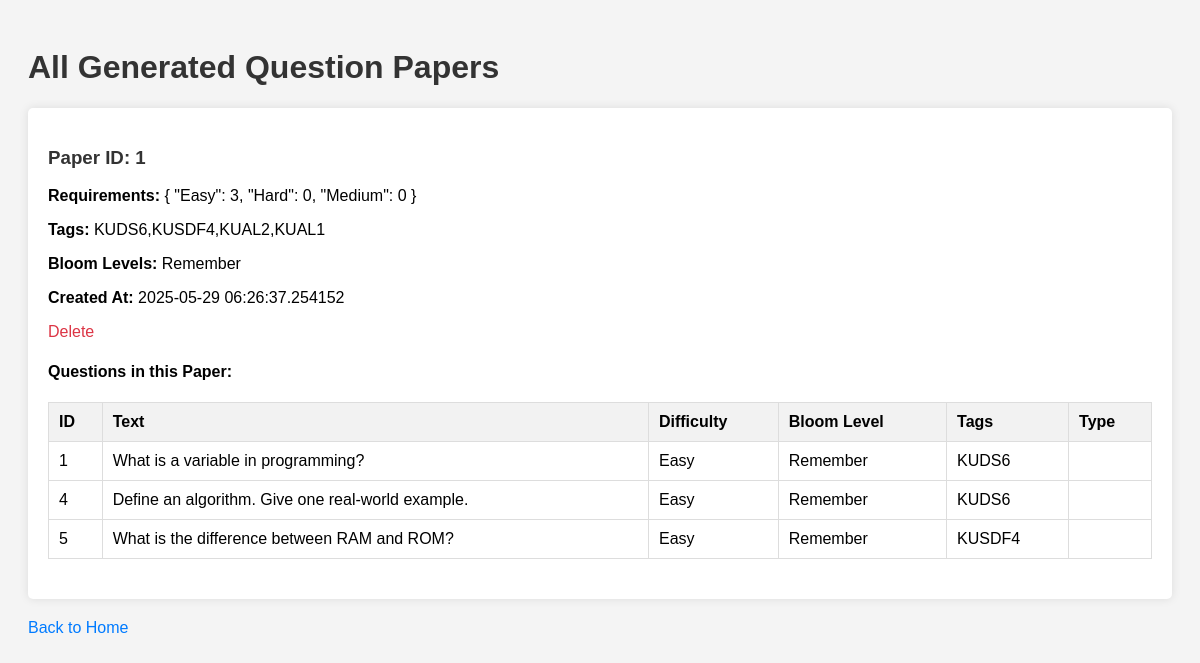
Screenshot of /question_papers with the database file from the repository.
### app.py (models this page shows)
class QuestionPaper(db.Model):
    id = db.Column(db.Integer, primary_key=True)
    requirements = db.Column(db.Text, nullable=False)
    tags = db.Column(db.String(100))
    bloom_levels = db.Column(db.String(100))
    created_at = db.Column(db.DateTime, default=datetime.utcnow)
    generated_paper = db.Column(db.Text)

class Question(db.Model):
    id = db.Column(db.Integer, primary_key=True)
    text = db.Column(db.Text, nullable=False)
    difficulty = db.Column(db.String(20), nullable=False)
    bloom = db.Column(db.String(20), nullable=False)
    tags = db.Column(db.String(100))
    validation_feedback = db.Column(db.Text)
    similarity_score = db.Column(db.Float)
    created_at = db.Column(db.DateTime, default=datetime.utcnow)

### app.py (the view)
@app.route('/question_papers')
def show_question_papers():
    question_papers = QuestionPaper.query.order_by(QuestionPaper.created_at.desc()).all()
    question_paper_details = []
    for paper in question_papers:
        question_ids = json.loads(paper.generated_paper) if paper.generated_paper else []
        paper_questions = Question.query.filter(Question.id.in_(question_ids)).all()
        question_paper_details.append({
            "paper": paper,
            "questions": paper_questions
        })
    return render_template('question_papers.html', question_papers=question_paper_details)

### templates/question_papers.html (shortened to what this page needs)
<!DOCTYPE html>
<html>
<head>
</head>
<body>
    <h1>All Generated Question Papers</h1>
    <div class="section">
        {% if question_papers %}
            {% for paper_detail in question_papers %}
                <div style="margin-bottom: 20px;">
                    <h3>Paper ID: {{ paper_detail.paper.id }}</h3>
                    <p><strong>Requirements:</strong> {{ paper_detail.paper.requirements }}</p>
                    <p><strong>Tags:</strong> {{ paper_detail.paper.tags }}</p>
                    <p><strong>Bloom Levels:</strong> {{ paper_detail.paper.bloom_levels }}</p>
                    <p><strong>Created At:</strong> {{ paper_detail.paper.created_at }}</p>
                    <p>
                        <a href="/delete_paper/{{ paper_detail.paper.id }}" class="delete-link" onclick="return confirm('Are you sure you want to delete Paper ID {{ paper_detail.paper.id }}?')">Delete</a>
                    </p>
                    <h4>Questions in this Paper:</h4>
                    {% if paper_detail.questions %}
                        <table>
                            <thead>
                                <tr>
                                    <th>ID</th>
                                    <th>Text</th>
                                    <th>Difficulty</th>
                                    <th>Bloom Level</th>
                                    <th>Tags</th>
                                    <th>Type</th>
                                </tr>
                            </thead>
                            <tbody>
                                {% for question in paper_detail.questions %}
                                    <tr>
                                        <td>{{ question.id }}</td>
                                        <td>{{ question.text }}</td>
                                        <td>{{ question.difficulty }}</td>
                                        <td>{{ question.bloom }}</td>
                                        <td>{{ question.tags }}</td>
                                        <td>{{ question.question_type }}</td>
                                    </tr>
                                {% endfor %}
                            </tbody>
                        </table>
                    {% else %}
                        <p>No questions in this paper.</p>
                    {% endif %}
                </div>
            {% endfor %}
        {% else %}
            <p>No question papers have been generated yet.</p>
        {% endif %}
    </div>
    <a href="/">Back to Home</a>
</body>
</html>

### templates/question_papers.html (style rules this page uses)
body { font-family: Arial, sans-serif; background-color: #f4f4f4; padding: 20px; }
h1, h2, h3 { color: #333; }
.section { background: #fff; padding: 20px; margin-bottom: 20px; border-radius: 5px; box-shadow: 0 0 10px rgba(0,0,0,0.1); }
table { width: 100%; border-collapse: collapse; margin-top: 10px; }
th, td { padding: 10px; border: 1px solid #ddd; text-align: left; }
th { background-color: #f2f2f2; }
a { color: #007bff; text-decoration: none; margin-right: 10px; }
.delete-link { color: #dc3545; }

### rows the page displays
QuestionPaper: paper.id "1", paper.requirements "{ \"Easy\": 3, \"Hard\": 0, \"Medium\": 0 }", paper.tags "KUDS6,KUSDF4,KUAL2,KUAL1", paper.bloom_levels "Remember", paper.created_at "2025-05-29 06:26:37.254152"
Question: id "1", text "What is a variable in programming?", difficulty "Easy", bloom "Remember", tags "KUDS6"
Question: id "4", text "Define an algorithm. Give one real-world example.", difficulty "Easy", bloom "Remember", tags "KUDS6"
Question: id "5", text "What is the difference between RAM and ROM?", difficulty "Easy", bloom "Remember", tags "KUSDF4"
